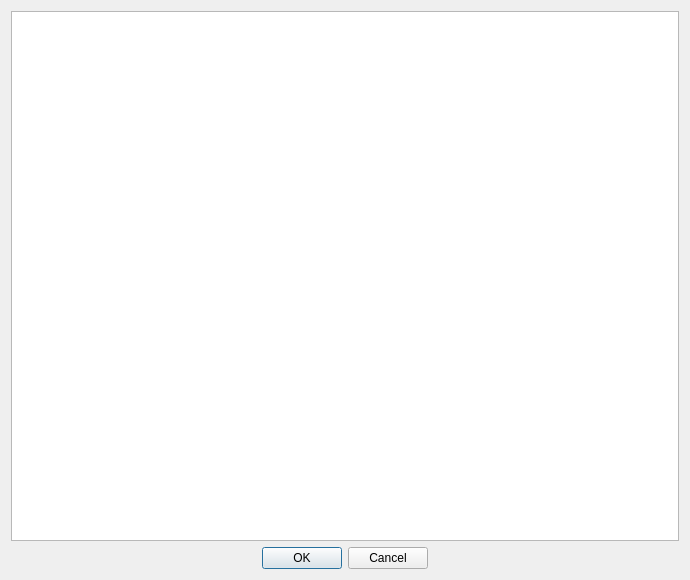
<?xml version="1.0" encoding="UTF-8"?>
<ui version="4.0">
 <class>Form</class>
 <widget class="QWidget" name="Form">
  <property name="geometry">
   <rect>
    <x>0</x>
    <y>0</y>
    <width>690</width>
    <height>580</height>
   </rect>
  </property>
  <property name="minimumSize">
   <size>
    <width>690</width>
    <height>330</height>
   </size>
  </property>
  <property name="windowTitle">
   <string>Adicionar Gasto</string>
  </property>
  <layout class="QVBoxLayout" name="verticalLayout">
   <item>
    <widget class="QTreeWidget" name="treeDividas">
     <property name="sizePolicy">
      <sizepolicy hsizetype="Expanding" vsizetype="Expanding">
       <horstretch>0</horstretch>
       <verstretch>0</verstretch>
      </sizepolicy>
     </property>
     <property name="minimumSize">
      <size>
       <width>300</width>
       <height>0</height>
      </size>
     </property>
     <property name="alternatingRowColors">
      <bool>true</bool>
     </property>
     <property name="rootIsDecorated">
      <bool>true</bool>
     </property>
     <property name="uniformRowHeights">
      <bool>false</bool>
     </property>
     <property name="itemsExpandable">
      <bool>false</bool>
     </property>
     <property name="sortingEnabled">
      <bool>true</bool>
     </property>
     <property name="wordWrap">
      <bool>true</bool>
     </property>
     <property name="headerHidden">
      <bool>true</bool>
     </property>
     <attribute name="headerVisible">
      <bool>false</bool>
     </attribute>
     <attribute name="headerCascadingSectionResizes">
      <bool>false</bool>
     </attribute>
     <attribute name="headerHighlightSections">
      <bool>false</bool>
     </attribute>
     <column>
      <property name="text">
       <string>Movimento</string>
      </property>
     </column>
     <column>
      <property name="text">
       <string>Pessoa</string>
      </property>
     </column>
     <column>
      <property name="text">
       <string>Data</string>
      </property>
     </column>
     <column>
      <property name="text">
       <string>Item</string>
      </property>
     </column>
     <column>
      <property name="text">
       <string>Valor</string>
      </property>
     </column>
     <column>
      <property name="text">
       <string>Comentário</string>
      </property>
     </column>
    </widget>
   </item>
   <item>
    <widget class="QDialogButtonBox" name="buttonBox">
     <property name="orientation">
      <enum>Qt::Horizontal</enum>
     </property>
     <property name="standardButtons">
      <set>QDialogButtonBox::Cancel|QDialogButtonBox::Ok</set>
     </property>
     <property name="centerButtons">
      <bool>true</bool>
     </property>
    </widget>
   </item>
  </layout>
 </widget>
 <resources/>
 <connections/>
</ui>
